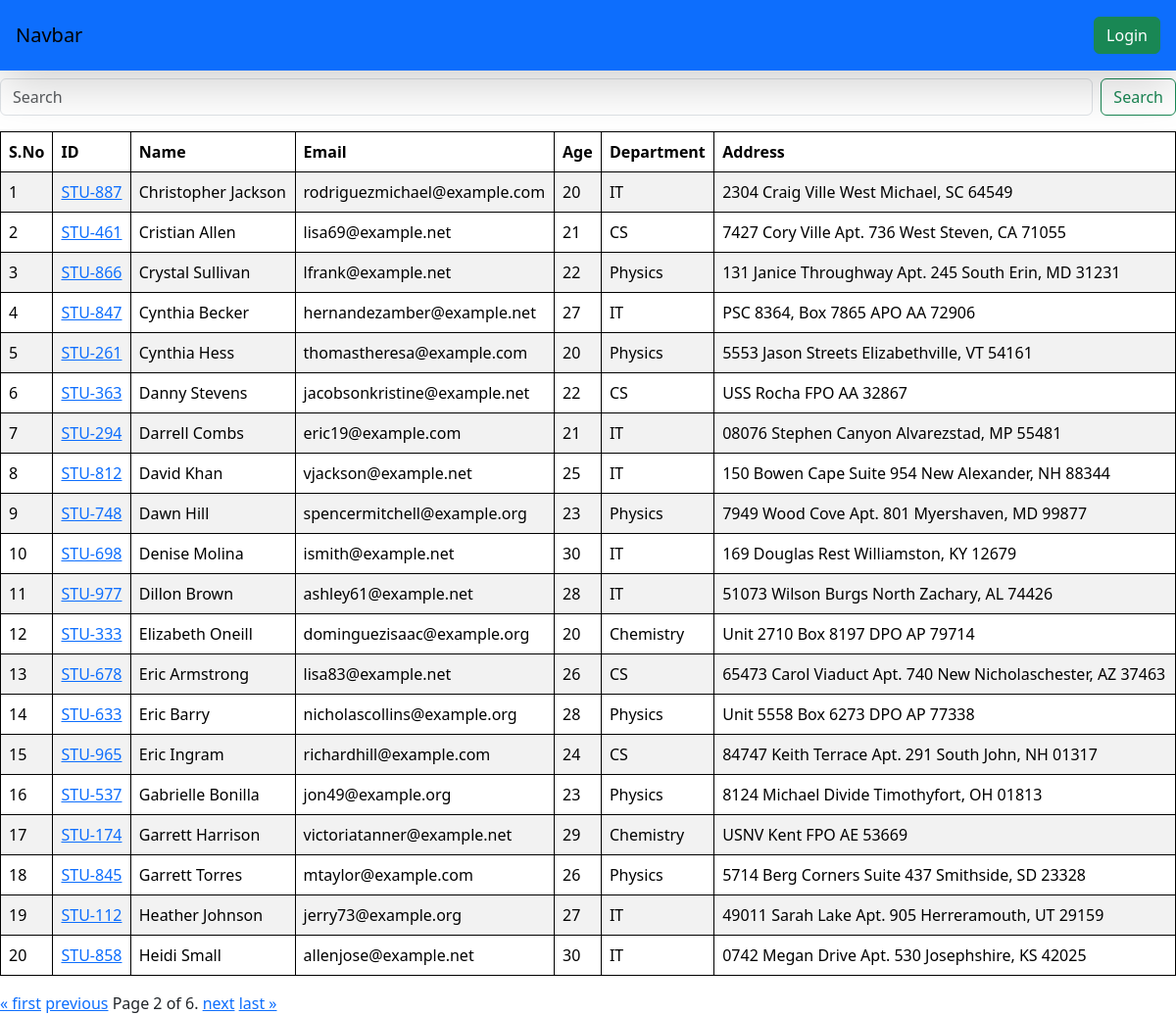
Screenshot of /students/?page=2 with the database file from the repository.
### vege/models.py (models this page shows, shortened)
class Student(models.Model):
    deparment=models.ForeignKey(Department,related_name="depart",on_delete=models.CASCADE)
    student_id=models.OneToOneField(StudentID,related_name="studentid",on_delete=models.CASCADE)
    student_name=models.CharField(max_length=100)
    student_email=models.EmailField(unique=True)
    student_age=models.IntegerField(default=18)
    student_address=models.TextField()
    is_deleted=models.BooleanField(default=False)
    objects=StudentManager()
    admin_objects=models.Manager()
    class Meta:
        ordering=['student_name']
        verbose_name="student"

class StudentID(models.Model):
    student_id=models.CharField(max_length=100)
    def __str__(self)->str:
        return self.student_id

class Department(models.Model):
    department=models.CharField(max_length=100)
    class Meta:
        ordering=['department']

### vege/views.py (the view, shortened to what this page needs)
# urls.py: path('students/',get_students,name='get_students'),
def get_students(request):
    queryset=Student.objects.all()
    paginator = Paginator(queryset, 20)  # Show 25 contacts per page.
    page_number = request.GET.get("page",1)
    page_obj = paginator.get_page(page_number)
    return render(request,'reports/students.html', {"queryset": page_obj})

### vege/models.py (called while the page is built)
    def get_queryset(self):
        return super().get_queryset().filter(is_deleted=False)

### vege/templates/reports/students.html
{% extends "base.html" %}
{% block start %}
<div>
    <form class="d-flex mt-2 mb-3" role="search">
        <input class="form-control me-2" type="search" name="search" placeholder="Search" aria-label="Search">
        <button class="btn btn-outline-success" type="submit">Search</button>
    </form>
    <table class="table table-striped">
        <thead>
        <tr>
            <th scope="col">S.No</th>
            <th scope="col">ID</th>
            <th scope="col">Name</th>
            <th scope="col">Email</th>
            <th scope="col">Age</th>
            <th scope="col">Department</th>
            <th scope="col">Address</th>
        </tr>
        </thead>
        <tbody>
            {% for student in queryset%}
                <tr>
                    <td>{{forloop.counter}}</td>
                    <td>
                        <a href="{% url 'see_marks' student.student_id %}">
                            {{student.student_id}}
                    </a></td>
                    <td>{{student.student_name}}</td>
                    <td>{{student.student_email}}</td>
                    <td>{{student.student_age}}</td>
                    <td>{{student.deparment.department}}</td>
                    <td>{{student.student_address}}</td>
                </tr>
            {% endfor %}
        </tbody>
    </table>
    <div class="pagination">
        <span class="step-links">
            {% if queryset.has_previous %}
                <a href="?page=1">&laquo; first</a>
                <a href="?page={{ queryset.previous_page_number }}">previous</a>
            {% endif %}
            <span class="current">
                Page {{ queryset.number }} of {{ queryset.paginator.num_pages }}.
            </span>
            {% if queryset.has_next %}
                <a href="?page={{ queryset.next_page_number }}">next</a>
                <a href="?page={{ queryset.paginator.num_pages }}">last &raquo;</a>
            {% endif %}
        </span>
    </div>
</div>
{% endblock %}

### home/templates/base.html (style rules this page uses)
table, th, td { border: 1px solid black; }

### rows the page displays
Student: student_id "STU-887", student_name "Christopher Jackson", student_email "rodriguezmichael@example.com", student_age "20", deparment.department "IT", student_address "2304 Craig Ville West Michael, SC 64549"
Student: student_id "STU-461", student_name "Cristian Allen", student_email "lisa69@example.net", student_age "21", deparment.department "CS", student_address "7427 Cory Ville Apt. 736 West Steven, CA 71055"
Student: student_id "STU-866", student_name "Crystal Sullivan", student_email "lfrank@example.net", student_age "22", deparment.department "Physics", student_address "131 Janice Throughway Apt. 245 South Erin, MD 31231"
Student: student_id "STU-847", student_name "Cynthia Becker", student_email "hernandezamber@example.net", student_age "27", deparment.department "IT", student_address "PSC 8364, Box 7865 APO AA 72906"
Student: student_id "STU-261", student_name "Cynthia Hess", student_email "thomastheresa@example.com", student_age "20", deparment.department "Physics", student_address "5553 Jason Streets Elizabethville, VT 54161"
Student: student_id "STU-363", student_name "Danny Stevens", student_email "jacobsonkristine@example.net", student_age "22", deparment.department "CS", student_address "USS Rocha FPO AA 32867"
Student: student_id "STU-294", student_name "Darrell Combs", student_email "eric19@example.com", student_age "21", deparment.department "IT", student_address "08076 Stephen Canyon Alvarezstad, MP 55481"
Student: student_id "STU-812", student_name "David Khan", student_email "vjackson@example.net", student_age "25", deparment.department "IT", student_address "150 Bowen Cape Suite 954 New Alexander, NH 88344"
Student: student_id "STU-748", student_name "Dawn Hill", student_email "spencermitchell@example.org", student_age "23", deparment.department "Physics", student_address "7949 Wood Cove Apt. 801 Myershaven, MD 99877"
Student: student_id "STU-698", student_name "Denise Molina", student_email "ismith@example.net", student_age "30", deparment.department "IT", student_address "169 Douglas Rest Williamston, KY 12679"
Student: student_id "STU-977", student_name "Dillon Brown", student_email "ashley61@example.net", student_age "28", deparment.department "IT", student_address "51073 Wilson Burgs North Zachary, AL 74426"
Student: student_id "STU-333", student_name "Elizabeth Oneill", student_email "dominguezisaac@example.org", student_age "20", deparment.department "Chemistry", student_address "Unit 2710 Box 8197 DPO AP 79714"
Student: student_id "STU-678", student_name "Eric Armstrong", student_email "lisa83@example.net", student_age "26", deparment.department "CS", student_address "65473 Carol Viaduct Apt. 740 New Nicholaschester, AZ 37463"
Student: student_id "STU-633", student_name "Eric Barry", student_email "nicholascollins@example.org", student_age "28", deparment.department "Physics", student_address "Unit 5558 Box 6273 DPO AP 77338"
Student: student_id "STU-965", student_name "Eric Ingram", student_email "richardhill@example.com", student_age "24", deparment.department "CS", student_address "84747 Keith Terrace Apt. 291 South John, NH 01317"
Student: student_id "STU-537", student_name "Gabrielle Bonilla", student_email "jon49@example.org", student_age "23", deparment.department "Physics", student_address "8124 Michael Divide Timothyfort, OH 01813"
Student: student_id "STU-174", student_name "Garrett Harrison", student_email "victoriatanner@example.net", student_age "29", deparment.department "Chemistry", student_address "USNV Kent FPO AE 53669"
Student: student_id "STU-845", student_name "Garrett Torres", student_email "mtaylor@example.com", student_age "26", deparment.department "Physics", student_address "5714 Berg Corners Suite 437 Smithside, SD 23328"
Student: student_id "STU-112", student_name "Heather Johnson", student_email "jerry73@example.org", student_age "27", deparment.department "IT", student_address "49011 Sarah Lake Apt. 905 Herreramouth, UT 29159"
Student: student_id "STU-858", student_name "Heidi Small", student_email "allenjose@example.net", student_age "30", deparment.department "IT", student_address "0742 Megan Drive Apt. 530 Josephshire, KS 42025"

### other values shown
{{ queryset.number }} "2"
{{ queryset.paginator.num_pages }} "6"
